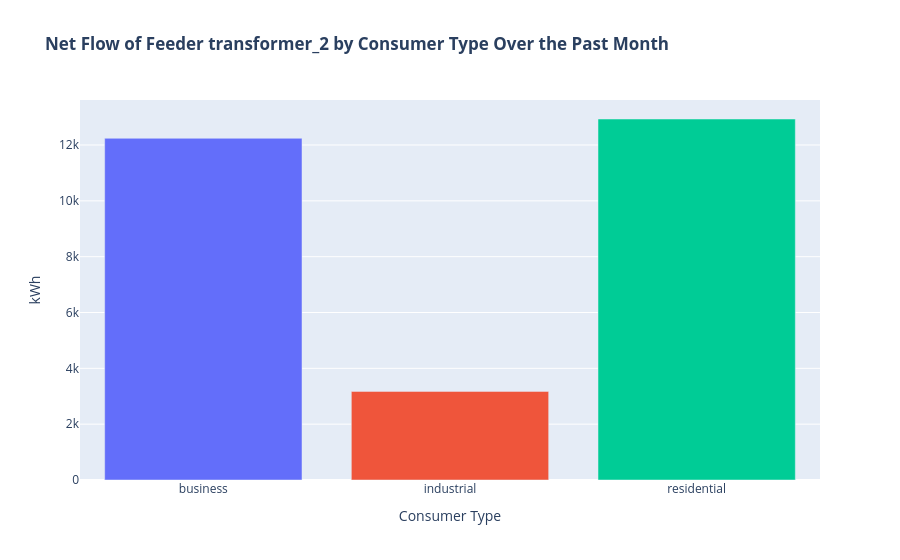

Write notebook code for a chart like this one.
### Code cell
# Plot the results.
net_flow_bar(df_past_month, title="<b>Net Flow of Feeder {} by Consumer Type Over the Past Month<b>"\
             .format(grid_element_id))

### Figure 1 — Plotly figure (JSON) as saved in the notebook; plotly's stock layout.template omitted (floating-point values rounded to 4 significant figures)
{"data": [{"alignmentgroup": "True", "hovertemplate": "Consumer Type=%{x}<br>kWh=%{y}<extra></extra>", "legendgroup": "business", "marker": {"color": "#636efa", "pattern": {"shape": ""}}, "name": "business", "offsetgroup": "business", "orientation": "v", "showlegend": true, "textposition": "auto", "type": "bar", "x": ["business"], "xaxis": "x", "y": [12240.0], "yaxis": "y"}, {"alignmentgroup": "True", "hovertemplate": "Consumer Type=%{x}<br>kWh=%{y}<extra></extra>", "legendgroup": "industrial", "marker": {"color": "#EF553B", "pattern": {"shape": ""}}, "name": "industrial", "offsetgroup": "industrial", "orientation": "v", "showlegend": true, "textposition": "auto", "type": "bar", "x": ["industrial"], "xaxis": "x", "y": [3174.0], "yaxis": "y"}, {"alignmentgroup": "True", "hovertemplate": "Consumer Type=%{x}<br>kWh=%{y}<extra></extra>", "legendgroup": "residential", "marker": {"color": "#00cc96", "pattern": {"shape": ""}}, "name": "residential", "offsetgroup": "residential", "orientation": "v", "showlegend": true, "textposition": "auto", "type": "bar", "x": ["residential"], "xaxis": "x", "y": [12930.0], "yaxis": "y"}], "layout": {"barmode": "relative", "legend": {"title": {"text": "Consumer Type"}, "tracegroupgap": 0}, "showlegend": false, "title": {"text": "<b>Net Flow of Feeder transformer_2 by Consumer Type Over the Past Month<b>"}, "xaxis": {"anchor": "y", "categoryarray": ["business", "industrial", "residential"], "categoryorder": "array", "domain": [0, 1], "title": {"text": "Consumer Type"}}, "yaxis": {"anchor": "x", "domain": [0, 1], "title": {"text": "kWh"}}}}
